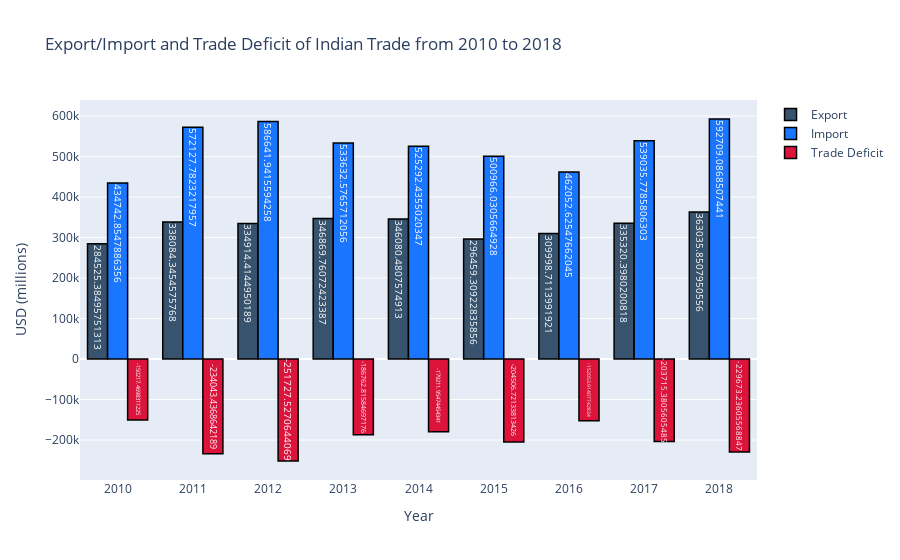

Notebook code cell kept with this figure:
### Code cell
trace1 = go.Bar(
                x = total_year.index,
                y = total_year.Export,
                name = "Export",
                marker = dict(color = 'rgb(55, 83, 109)',
                             line=dict(color='rgb(0,0,0)',width=1.5)),
                text = total_year.Export)
# create trace2 
trace2 = go.Bar(
                x = total_year.index,
                y = total_year.Import,
                name = "Import",
                marker = dict(color = 'rgb(26, 118, 255)',
                              line=dict(color='rgb(0,0,0)',width=1.5)),
                text = total_year.Import)
# create trace3
trace3 = go.Bar(
                x = total_year.index,
                y = total_year['Trade Deficit'],
                name = "Trade Deficit",
                marker = dict(color = 'crimson',
                              line=dict(color='rgb(0,0,0)',width=1.5)),
                text = total_year['Trade Deficit'])

layout = go.Layout(hovermode= 'closest', title = 'Export/Import and Trade Deficit of Indian Trade from 2010 to 2018' , xaxis = dict(title = 'Year'), yaxis = dict(title = 'USD (millions)'))
fig = go.Figure(data = [trace1, trace2, trace3], layout = layout)
fig.show()

### Figure 1 — Plotly figure (JSON) as saved in the notebook; plotly's stock layout.template omitted (floating-point values rounded to 4 significant figures)
{"data": [{"marker": {"color": "rgb(55, 83, 109)", "line": {"color": "rgb(0,0,0)", "width": 1.5}}, "name": "Export", "text": [284500.0, 338100.0, 334900.0, 346900.0, 346100.0, 296500.0, 310000.0, 335300.0, 363000.0], "type": "bar", "x": [2010, 2011, 2012, 2013, 2014, 2015, 2016, 2017, 2018], "y": [284500.0, 338100.0, 334900.0, 346900.0, 346100.0, 296500.0, 310000.0, 335300.0, 363000.0]}, {"marker": {"color": "rgb(26, 118, 255)", "line": {"color": "rgb(0,0,0)", "width": 1.5}}, "name": "Import", "text": [434700.0, 572100.0, 586600.0, 533600.0, 525300.0, 501000.0, 462100.0, 539000.0, 592700.0], "type": "bar", "x": [2010, 2011, 2012, 2013, 2014, 2015, 2016, 2017, 2018], "y": [434700.0, 572100.0, 586600.0, 533600.0, 525300.0, 501000.0, 462100.0, 539000.0, 592700.0]}, {"marker": {"color": "crimson", "line": {"color": "rgb(0,0,0)", "width": 1.5}}, "name": "Trade Deficit", "text": [-150200.0, -234000.0, -251700.0, -186800.0, -179200.0, -204500.0, -152100.0, -203700.0, -229700.0], "type": "bar", "x": [2010, 2011, 2012, 2013, 2014, 2015, 2016, 2017, 2018], "y": [-150200.0, -234000.0, -251700.0, -186800.0, -179200.0, -204500.0, -152100.0, -203700.0, -229700.0]}], "layout": {"hovermode": "closest", "title": {"text": "Export/Import and Trade Deficit of Indian Trade from 2010 to 2018"}, "xaxis": {"title": {"text": "Year"}}, "yaxis": {"title": {"text": "USD (millions)"}}}}
